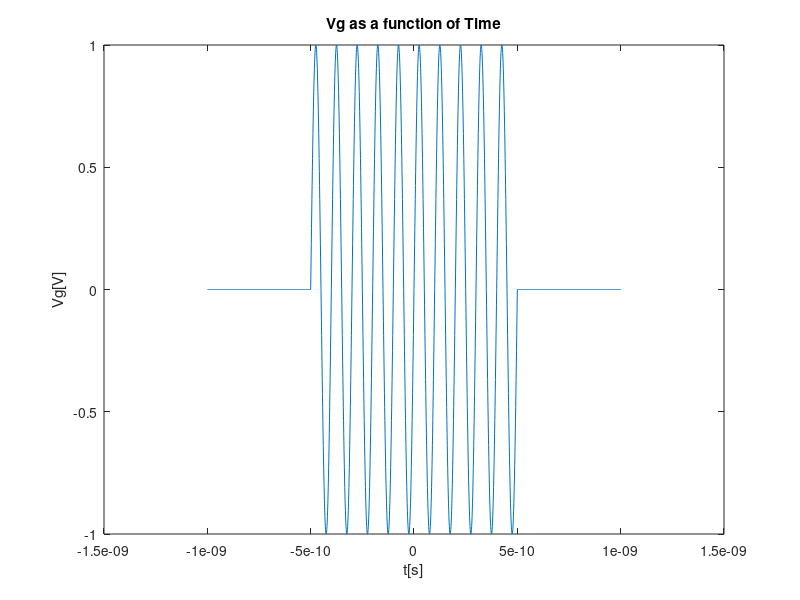
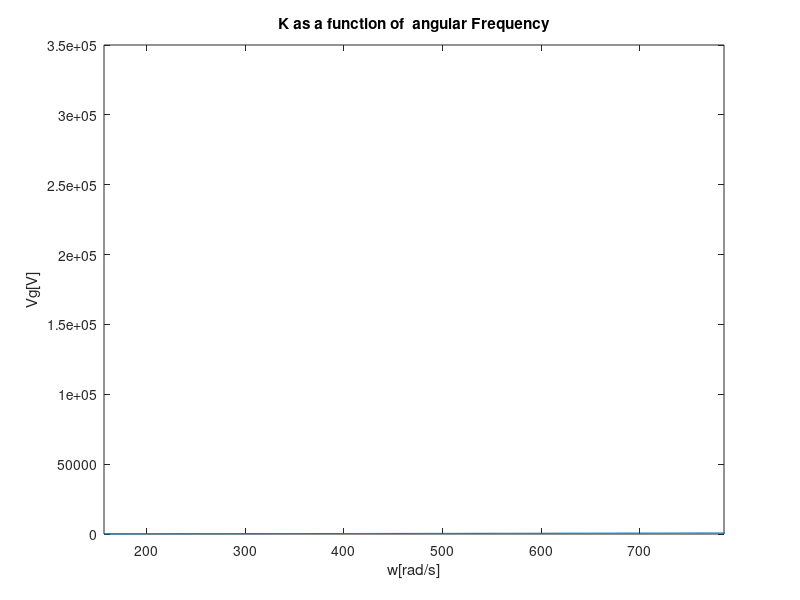
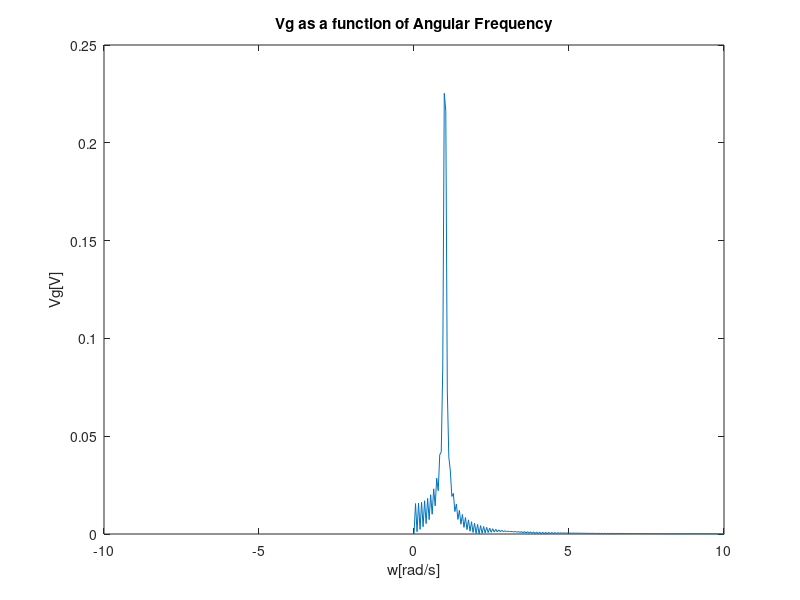

The MATLAB source for these figures, in order: (Note: this script raises an error after producing the figures.)
w=[-10e6:10e6];
f0 = 10e9;
T = 1e-9;
t = [-1*T:1e-12:1*T];
pulse = zeros(size(t));
pulse(abs(t)<=T/2)=1;


a=-.5*10e-9;
b=.5*10e-9;
mod = sin(2*pi*f0.*t);

Vgt = pulse.*mod;
figure;
plot(t,Vgt);
title('Vg as a function of Time');
xlabel('t[s]');ylabel('Vg[V]');

Fs=100;
n = 2^nextpow2(length(t));
Vgw = fft(Vgt,n);
f = Fs*(0:(n/2))/n;
P = abs(Vgw/n);
figure(10);
plot(f,P(1:n/2+1));
title('Vg as a function of Angular Frequency');
xlabel('w[rad/s]');ylabel('Vg[V]');
xlim([-10 10])



A = 20e-3;
fc=7.5e9;
wc=2*pi*fc;
c = 3e8;
ww = wc/c:(length(t)*wc/c);
k = sqrt((ww.^2)-(pi/A)^2);
figure;
plot(ww,real(k));
title('K as a function of  angular Frequency');
xlabel('w[rad/s]');ylabel('Vg[V]');
xlim([wc/c 5*wc/c]);

vp = c/sqrt(1-(fc/f0)^2);
vg = c*sqrt(1-(fc/f0)^2);


W = 2*pi*f0;
VP = W/(sqrt(((W/c)^2)-((pi/A)^2)));

syms w;
VG = sqrt(((w/c)^2)-((pi/A)^2));
ans = diff(VG,w);
a1 = double(subs(ans,w,(2*pi*f0)));
sol = 1/a1;


z0 = vp*vg/((vp-vg)*8*f0);
z= [z0, 2*z0, 3*z0, 4*z0, 1, 200];


%for b=1:length(z)
    %modulation = sin(2*pi*f0.*(t-z(b)/vg));
    %pul = ones(size(t));
    %pul(t>=(T/2)+(z(b)/vp))=0;
    %pul(t<=(-T/2)+(z(b)/vp))=0;
%     if z(b)==1
%         t = tlim;
%     else
%     end
    %subplot(2,3,b);
    %plot(t,pul.*modulation);
    %xlim([-1e-9+(z(b)/vp) 1e-9+(z(b)/vp)]);
%end
hold off;


% tau = (-vg/100000:1:vg/100000);


hold on;
figure(8)
for b=1:length(z)
    tau=t-z(b)/vg;
    modulation = sin(2*pi*f0.*(t-z(b)/vp));
    pul = ones(size(t));
    pul(tau>=(T/2))=0;
    pul(t<=(-T/2))=0;
    Vt = pul.*modulation;
    Vw = fft(Vt);
    n=min(length(ww),length(Vw));
    k=k(1:n);
    ww=ww(1:n);
    VGw = exp(-1i*(k-(ww/vg))*z(b)).*Vw;
    VG_T = ifft(VGw);
    subplot(2,3,b);
    hold on;
    plot(tau,real(VG_T));
    title(['Vg(tau,z=',num2str(z(b)),')']);
    xlabel('tau[s]');ylabel('Vg[V]');
    hold off;

   

end
hold off;

